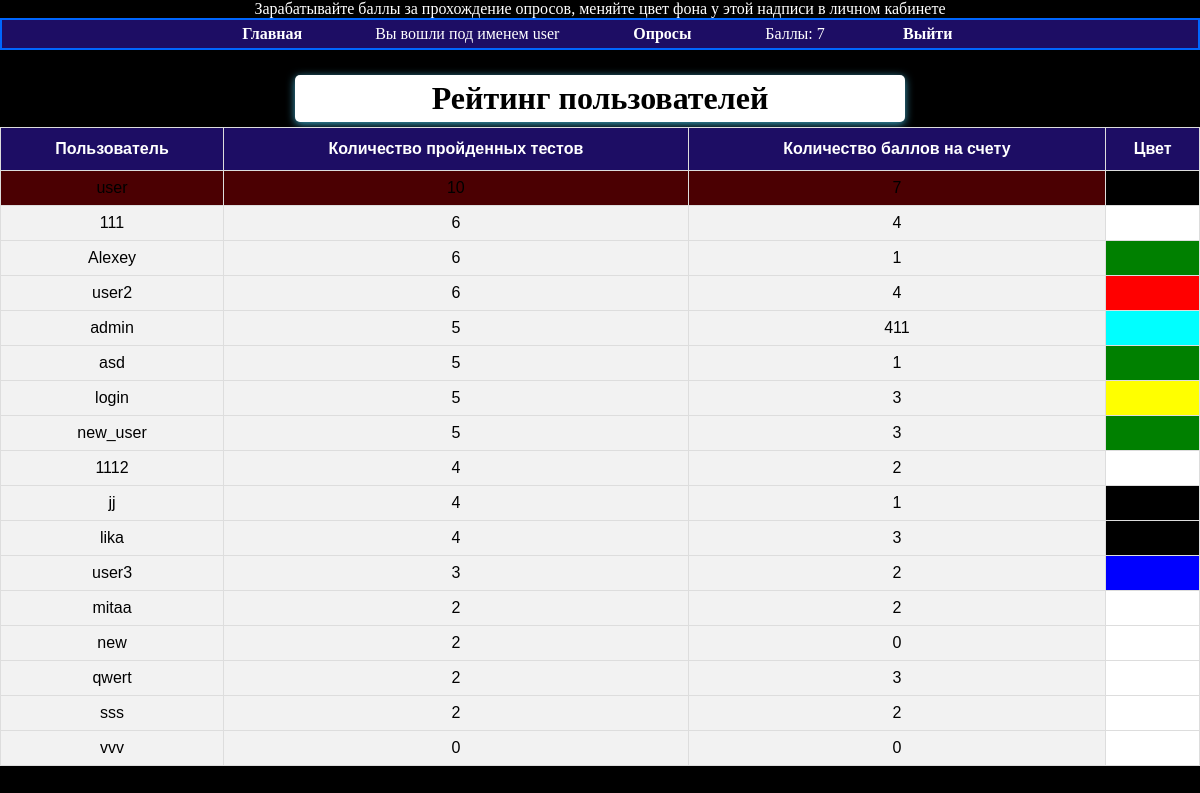
Page /user-list/ (signed in) on the committed database.
### base/models.py (models this page shows, shortened)
class MyUser(AbstractBaseUser):
    login = models.CharField(
        verbose_name='Логин',
        max_length=20,
        unique=True,
        null=True,
    )
    chain = models.PositiveIntegerField(default=0, verbose_name='Валюта')
    user_color = models.ForeignKey(UserColor, on_delete=models.CASCADE, null=True, verbose_name='Цвет')
    count_of_tests = models.PositiveIntegerField(default=0, verbose_name='Количество пройденных тестов')
    is_active = models.BooleanField(default=True)
    is_admin = models.BooleanField(default=False)
    objects = MyUserManager()
    USERNAME_FIELD = 'login'
    class Meta:
        verbose_name = 'Пользователя'
        verbose_name_plural = 'Список пользователей'

class UserColor(models.Model):
    color = models.CharField(max_length=40, unique=True)
    color_rus_name = models.CharField(max_length=50, null=True)
    color_price = models.IntegerField(null=True, default=0)
    def __str__(self):
        return self.color
    class Meta:
        verbose_name = 'цвет'
        verbose_name_plural = 'Список цветов'

### base/views.py (the view)
# urls.py: path('user-list/', views.UserListView.as_view(), name='user-list'),
class UserListView(ListView):
    template_name = 'base/list_users.html'
    model = MyUser
    context_object_name = 'members'
    def get_queryset(self):  # можно создать сортировку
        queryset = super().get_queryset()
        filter_qs = queryset.order_by('-count_of_tests', 'login')  # принимаем записи с нужным фильтром
        return filter_qs

### base/templates/base/list_users.html (shortened to what this page needs)
{% extends 'base.html' %}
{% block content %}
    <h1>Рейтинг пользователей</h1>
    <table id="table">
        <tr>
            <th>Пользователь</th>
            <th>Количество пройденных тестов</th>
            <th>Количество баллов на счету</th>
            <th>Цвет</th>
        </tr>
        {% for member in members %}
            {% if member == request.user %}
                <tr style="background-color: rgba(174,0,5,0.43);">
                    <td><a style="color: black" href="{% url 'home' %}">{{ member.login }} </a></td>
                    <td>{{ member.count_of_tests }}</td>
                    <td>{{ member.chain }}</td>
                    <td id="change-color"></td>
                </tr>
            {% else %}
                <tr>
                    <td><a style="color: black" href="{% url 'user-detail' member.id %}">{{ member.login }}</a></td>
                    <td>{{ member.count_of_tests }}</td>
                    <td>{{ member.chain }}</td>
                    {% if member.user_color %}
                        <td style="background-color:{{ member.user_color }}"></td>
                    {% else %}
                        <td style="background-color:white"></td>
                    {% endif %}
                </tr>
            {% endif %}
        {% endfor %}
    </table>
{% endblock %}

### templates/base.html (shortened to what this page needs)
{% load static %}
<!DOCTYPE html>
<html lang="en">
<head>
    <link rel="stylesheet" href=" {% static 'css/base.css' %}">
</head>
<body id="change-color">
<div id="change-color">
    <span id="change-color" class="text">Зарабатывайте баллы за прохождение опросов, меняйте цвет фона у этой надписи в личном кабинете</span><br>
    <ul id="navbar">
        {% if user.is_authenticated %}
            <li {% if section == "home" %}class="selected"{% endif %}>
                <a href="{% url "home" %}">Главная</a>
            </li>
            <li> Вы вошли под именем {{ request.user.login }}
            <li><a href="{% url 'list_questions' %}">Опросы</a></li>
            <li>Баллы: {{ user.chain }}</li>
            <li><a href="{% url 'logout' %}">Выйти</a></li>
        {% else %}
            <li><a href="{% url "login" %}">Войти</a></li>
            <li><a href="{% url 'signup' %}">Регистрация</a></li>
            <li><a href="{% url 'home' %}">Главная</a></li>
        {% endif %}
    </ul>
</div>
<div id="content">
    {% block content %}
    {% endblock %}
</div>
</body>
</html>

### static/css/base.css (style rules this page uses)
body { height: 100%; padding: 0; margin: 0; color: gray; }
html { background-size: cover; }
h1, h2 { background-color: white; color: black; width: 50%; margin: 25px auto 5px; text-align: center; padding: 5px; border-radius: 5px; box-shadow: 0 2px 8px #3ca3c1; }
li { list-style-type: none; color: white; }
a { text-decoration: none; }
#navbar { margin: 0; padding: 0; list-style-type: none; }
#navbar li { display: inline; }
#navbar { margin: 0; padding: 0; list-style-type: none; border: 2px solid #0066FF; text-align: center; background-color: #1d0d64; }
#navbar a { color: #fff; padding: 5px 10px; text-decoration: none; font-weight: bold; display: inline-block; width: 130px; margin-right: 2%; margin-left: 2%; }
#table { font-family: Arial, Helvetica, sans-serif; border-collapse: collapse; width: 100%; text-align: center; }
#table td, #table th { border: 1px solid #ddd; padding: 8px; }
#table tr { color: black; }
#table tr:nth-child(odd) { background-color: #f2f2f2; }
#table tr:nth-child(even) { background-color: #f2f2f2; }
#table th { padding-top: 12px; padding-bottom: 12px; text-align: center; background-color: #1d0d64; color: white; }
#change-color { text-align: center; }

### rows in the picture
MyUser: user.login "user", chain "7", login "user", count_of_tests "10"
MyUser: login "111", count_of_tests "6", chain "4"
MyUser: login "Alexey", count_of_tests "6", chain "1"
MyUser: login "user2", count_of_tests "6", chain "4"
MyUser: login "admin", count_of_tests "5", chain "411"
MyUser: login "asd", count_of_tests "5", chain "1"
MyUser: login "login", count_of_tests "5", chain "3"
MyUser: login "new_user", count_of_tests "5", chain "3"
MyUser: login "1112", count_of_tests "4", chain "2"
MyUser: login "jj", count_of_tests "4", chain "1"
MyUser: login "lika", count_of_tests "4", chain "3"
MyUser: login "user3", count_of_tests "3", chain "2"
MyUser: login "mitaa", count_of_tests "2", chain "2"
MyUser: login "new", count_of_tests "2", chain "0"
MyUser: login "qwert", count_of_tests "2", chain "3"
MyUser: login "sss", count_of_tests "2", chain "2"
MyUser: login "vvv", count_of_tests "0", chain "0"
